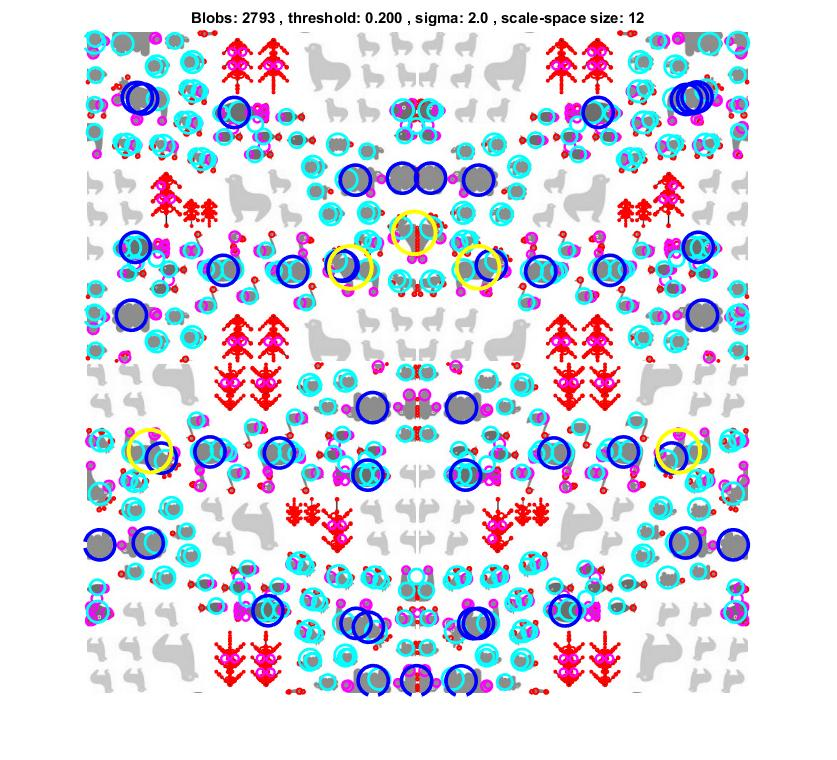
%> input picture Untitled Folder/output/Extra/animalspattern.jpg, 837 x 760 px
$ octave main.m   (GNU Octave 9; MATLAB toolbox functions it lacks are replaced by stand-ins)
%> lines starting %> are read from the running program, lines starting %| are printed output that depends on the picture
### Scale-space_blob_detection/BlobDetection.m
function BlobDetection(image, Sigma, ScaleStep, threshold, method, implementation, time)

%% HYPER PARAMETERS

    color = 'red';      % color of circles
    k=2^(0.5);              % Scaling Parameter
    batch = 7;              % Number of Neighbors
    showlevel = 1;          % Display plot for different levels


%% SPACE SCALE CREATION

    [h,w,channel]=size(image);

    % Original filter response
    Original_SS = zeros(h,w,ScaleStep);

    % Batch Maximum preprocessing (ordfilt2)
	NonMaxSup_SS = zeros(h,w,ScaleStep);

    %Filter responses after non-maximum suppression
	Best_SS = zeros(h,w,ScaleStep);

%% IMAGE FORMATING

    image = format_image(image,channel);
	if time
		tic
    end

%% BLOB ALGORITHM
    switch method
        case 'Up'
            for i=1:ScaleStep
                [NonMaxSup_SS(:,:,i),Original_SS(:,:,i)] = batch_max_preprocess(image,Sigma*k^(i-1),batch, implementation);

                if (~time)
                    visualization(NonMaxSup_SS(:,:,i),i,Sigma*k^(i-1))
                end
            end


        case 'Down'
            color = 'magenta';
            for i=1:ScaleStep

                [NonMaxSup_SS(:,:,i),Original_SS(:,:,i)] = image_py_preprocess(image,Sigma,batch,i,k, implementation);

                if (~time)
                    visualization(NonMaxSup_SS(:,:,i),i,Sigma)
                end

            end
        otherwise
            if (implementation == 1)
                return;
            end
            fprintf('Error, Incorrect method! Terminating!\n')
            exit;
    end

    if (implementation == 0)
        % Brute Force
        % Applying Non Max Best fit
        for i=1:h
            for j=1:w
                [value,indx]=max(NonMaxSup_SS(i,j,:));
                Best_SS(i,j,indx)=value;
            end
        end
        Best_SS = Best_SS .* (Best_SS == Original_SS);

    else

% [11 lines of commented-out code are left out]

    end

    % Get Circles From Best Fit
    [X,Y,R] = get_circles(Best_SS, threshold, Sigma, k);

    if time
        toc
    end

%% DISPLAY RESULTS

	imshow(image);
	truesize;

    if showlevel == 1

        color = {'red','magenta','cyan','green','blue','yellow'};
        val = {1,1.2,1.4,1.6,1.8,2};
        indx = discretize(R,6);
        for i=1:size(indx,1)
            line(X(i,:), Y(i,:), 'Color', color{indx(i)}, 'LineWidth', 1.5*val{indx(i)});
            hold on;
        end

    else

        line(X', Y', 'Color', color, 'LineWidth', 1.5);
    end

	title(sprintf('Blobs: %d , threshold: %0.3f , sigma: %0.1f , scale-space size: %d',size(X,1), threshold, Sigma, ScaleStep));
	fprintf('%d Blobs printed per ScaleStep', size(X,1));
end

### Scale-space_blob_detection/format_image.m
%% FUNCTION TO PERFORM BASIC FORMATING TO INPUT IMAGE
function [image] = format_image(image,channel)
% Grey Scale conversion
if channel==3
    image=rgb2gray(image);
end

% Normalization
image=double(image);
image=image/255;

### MachineProblems/Scale_Space_blob_detection/image_py_preprocess.m
%% FUNCTION TO PERFORM SCALING BY DOWN SAMPLING
function [mx, Filtered_img] = image_py_preprocess(image,sigma,batch,i,k, imp)

% Create Filter
if imp == 0
    filter  = createFilter(sigma, 'log');
else
    filter  = createFilter(sigma, 'gauss');
end

% Reduced image
image_temp = imresize(image, 1/k^(i-1), 'cubic');
temp = abs(imfilter(image_temp, filter{1},'same', 'replicate'));

% Filtered Image
Filtered_img = imresize(temp, size(image), 'cubic');

% Nonmax Image
mx = ordfilt2(Filtered_img,batch*batch,ones(batch));

### Scale-space_blob_detection/get_circles.m
%% FUNCTION TO RETURN STACK OF ALL CIRCLE PIXELS
function [X, Y, R] = get_circles(Best_SS, threshold, Sigma, k)
% Initialize pixels
X = [];
Y = [];
R = [];

% For each stride in the
for i=1:size(Best_SS,3)

    % Caluclate radius
    radius=2^0.5*Sigma*k^(i-1);

    % Threshold servival
    [indx1,indx2] = find(Best_SS(:,:,i)>=threshold);

    % Finding circle pixels
    if i==1
        [a,b,rad]=get_circle_pixel(indx2, indx1, radius);
        X=a;
        Y=b;
        R=rad;

    else
        [a,b,rad]=get_circle_pixel(indx2, indx1, radius);
        X = [X; a];
        Y = [Y; b];
        R = [R; rad];

    end

end

### Scale-space_blob_detection/get_circle_pixel.m
function [X,Y,R] = get_circle_pixel(cx, cy, rad)
%% DECOMPOSED THE FUNCTION - show_all_circles.m
% cx, cy: column vectors with x and y coordinates of circle centers
% rad: column vector with radii of circles.
% The sizes of cx, cy, and rad must all be the same

theta = 0:0.1:(2*pi+0.1);
cx1 = cx(:,ones(size(theta)));
cy1 = cy(:,ones(size(theta)));
rad1 = rad(:,ones(size(theta)));
theta = theta(ones(size(cx1,1),1),:);
X = cx1+cos(theta).*rad1;
Y = cy1+sin(theta).*rad1;
R = rad*ones(size(cx,1),1);

### Scale-space_blob_detection/createFilter.m
%% FUNCTION TO RETURN THE FILTER FOR GIVEN SIGMA
function [filter] = createFilter(sigma, type)

    % Currently supporting LoG Filter
    switch type

        case 'log'
            logScale = sigma;
            filterBank = cell(numel(logScale),1);
            idx = 0;

            for scale = logScale
                idx = idx + 1;
                filter{idx} = scale^2*fspecial('log', 2*ceil(scale*2.5)+1, scale);
            end

        case 'gauss'

            logScale = sigma;
            filterBank = cell(numel(logScale),1);
            idx = 0;

            for scale = logScale
                idx = idx + 1;
                filter{idx} = scale*fspecial('gaussian', 2*ceil(scale*2.5)+1, scale);
            end
    end

end

### MachineProblems/Scale_Space_blob_detection/main.m
% Spring 2018 CS 543 Assignment 2
%% NAMAN SHUKLA

clear all
clc

% Path to the folder and subfolder
root_path = 'data/';
subject_name = 'animalspattern.jpg';                % vals : 'butterfly.jpg', 'einstein.jpg', 'fishes.jpg', 'sunflowers.jpg' [extras: 'gta5.jpg', 'AllPokemon.jpg', 'HubbleOriginal.jpg', 'animalspattern.jpg']

% Hyper parameters (if any)
Sigma = 2;                                      % User defined
ScaleStep = 12;                                 % User defined
threshold = 0.2;                              % Typically 0.00001 - 0.1
method = 'Down';                               % vals: 'Up', 'Down'
time = true;                                   % vals: true, false
implementation = 0;                            % vals: BruteForce=0, DoG=1 [NOT SUPPORT]

%% IMAGE INPUT
full_path = sprintf('%s%s', root_path, subject_name);
image = imread(full_path);
%> image is the input picture: size 760x837x3 uint8; mean R, G, B 217.5, 220.8, 230.8

%% BLOB DETECTION
BlobDetection(image, Sigma, ScaleStep, threshold, method, implementation, time)
%> the loop in BlobDetection, `for i=1:ScaleStep` made 12 passes
%> pass 1, in image_py_preprocess, `temp = abs(imfilter(image_temp, filter{1},'same', 'replicate'));`:
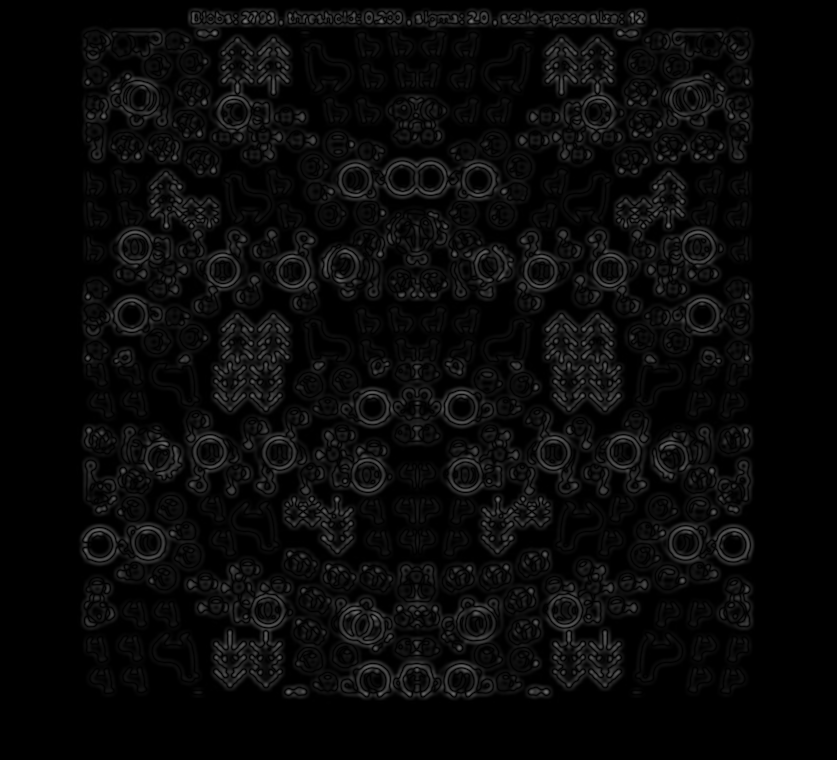
%> temp: size 760x837 double; min 8.46e-18, max 0.493, mean 0.0375
%> pass 1, in image_py_preprocess, `mx = ordfilt2(Filtered_img,batch*batch,ones(batch));`:
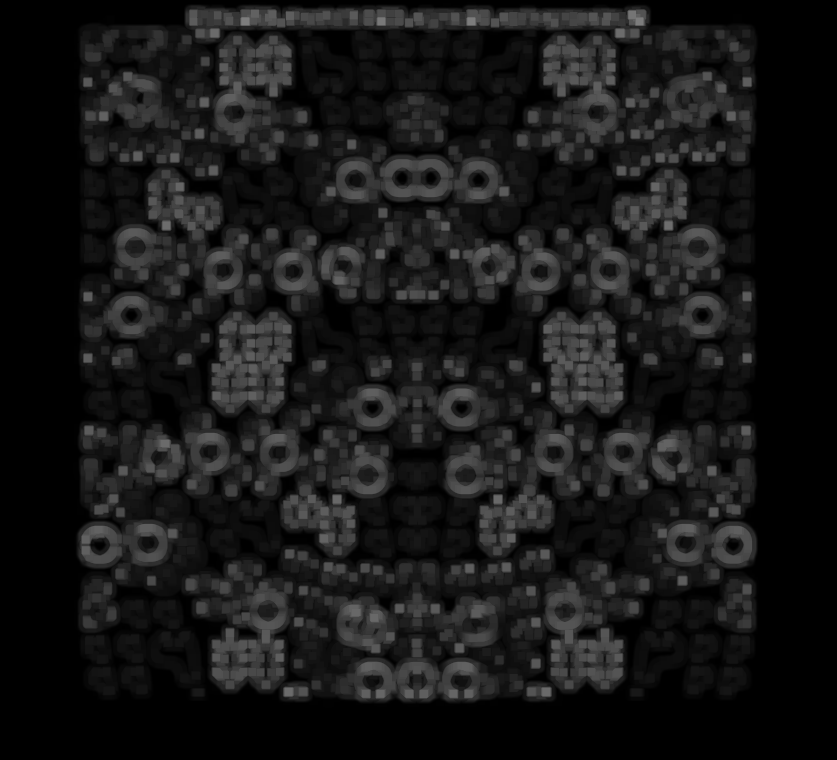
%> mx: size 760x837 double; min 9.32e-17, max 0.493, mean 0.0926
%> the loop in get_circles, `for i=1:size(Best_SS,3)` made 12 passes
%> radius on passes 1 to 12: 2.83, 4, 5.66, 8, 11.31, 16, 22.63, 32, 45.25, 64, 90.51, 128
%> pass 1, in get_circle_pixel, `cx1 = cx(:,ones(size(theta)));`:
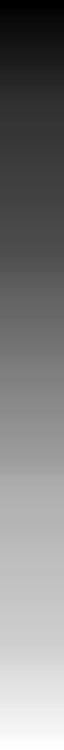
%> cx1: size 750x64 double; min 86, max 749, mean 417.5; drawn with min black and max white
%> pass 1, in get_circle_pixel, `cy1 = cy(:,ones(size(theta)));`:
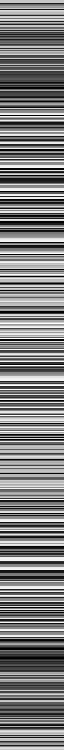
%> cy1: size 750x64 double; min 14, max 694, mean 347; drawn with min black and max white
%> pass 1, in get_circle_pixel, `theta = theta(ones(size(cx1,1),1),:);`:
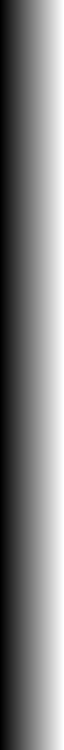
%> theta: size 750x64 double; min 0, max 6.3, mean 3.15; drawn with min black and max white
%> after the loop in get_circles, `for i=1:size(Best_SS,3)`:
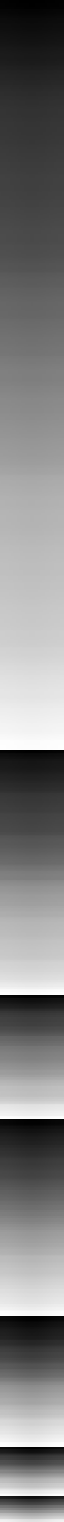
%> X: size 1522x64 double; min 82.7, max 753, mean 416.5; drawn with min black and max white
%> after the loop in get_circles, `for i=1:size(Best_SS,3)`:
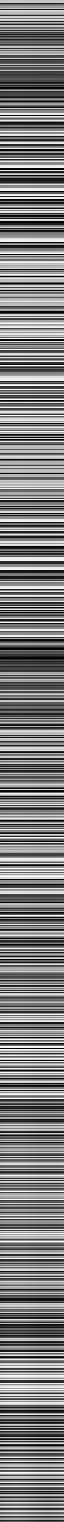
%> Y: size 1522x64 double; min 11.17, max 700, mean 349.5; drawn with min black and max white
%> after the loop in get_circles, `for i=1:size(Best_SS,3)`: R = 1522 values from 2.83 to 22.63
%> the loop in BlobDetection, `for i=1:size(indx,1)` made 7 passes
%> the run ends on the next line
